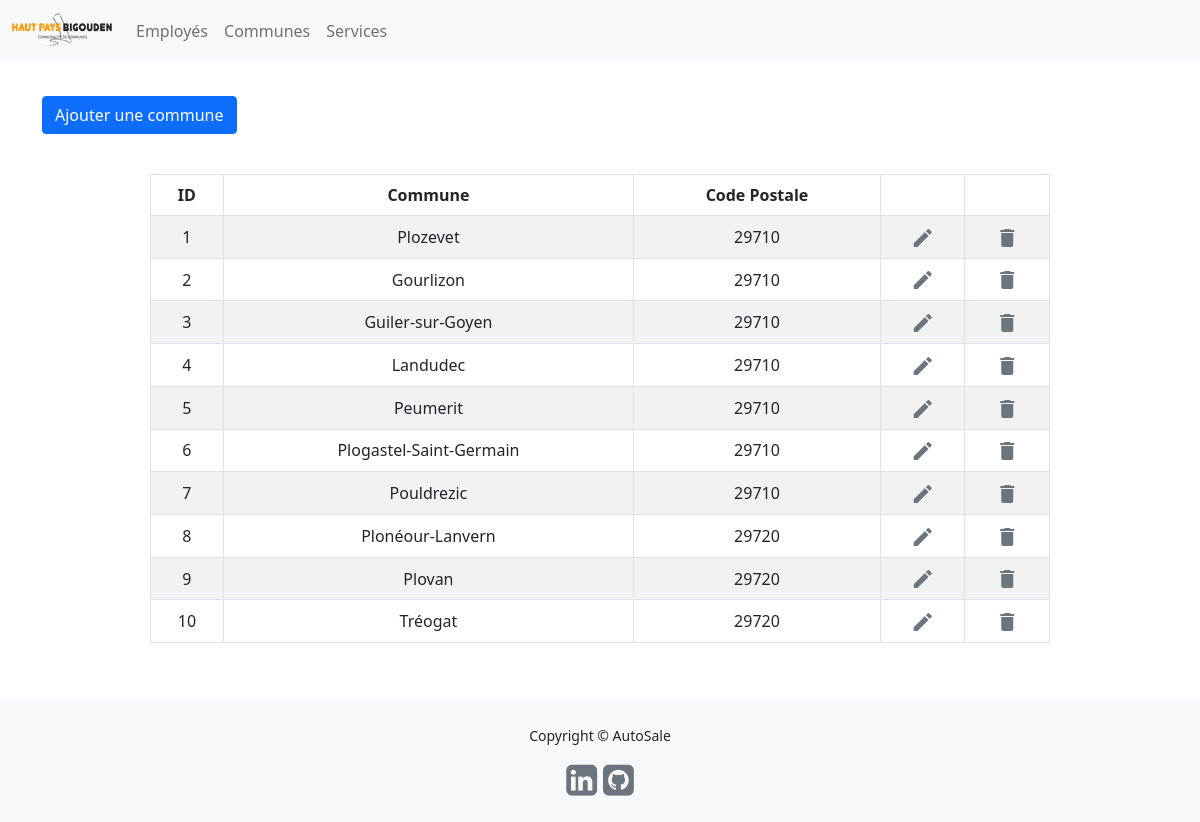
Screenshot of /commune/ with the database file from the repository.
### tables this page shows
CREATE TABLE Commune (communeId INTEGER PRIMARY KEY,nom VARCHAR(50),cdp VARCHAR(50));

### routes/commune.py (the view)
@commune.route('/')
def index():
    communes = lire_communes()
    return render_template("commune.index.html", communes=communes)

### db/src/dataBase.py (called while the page is built)
def r_requete(requete,remplacement=()):
    con = sql.connect(db)
    cur = con.cursor()
    cur.execute(requete,remplacement)
    return cur.fetchall()

### db/src/requests.py (called while the page is built)
def lire_all(table:str):
    return r_requete(f"SELECT * FROM {table}")

def lire_communes(): return lire_all("Commune")

### templates/commune.index.html (shortened to what this page needs)
{% extends "template.html" %}
{% block content %}
<a href="{{ url_for('commune.add') }}" class="btn btn-primary">Ajouter une commune</a>
<table class="table table-striped table-bordered mx-auto" style="max-width: 900px;margin-top: 5vh;">
    <thead>
    <tr>
        <th scope="col" class="text-center">ID</th>
        <th scope="col" class="text-center">Commune</th>
        <th scope="col" class="text-center">Code Postale</th>
        <th scope="col"></th>
        <th scope="col"></th>
    </tr>
    </thead>
    <tbody>
        {%for commune in communes%}
        <tr>
            <td class="text-center align-middle"> {{ commune[0] }} </td>
            <td class="text-center align-middle"> {{ commune[1] }} </td>
            <td class="text-center align-middle"> {{ commune[2] }} </td>
            <td class="text-center">
                <a href="{{ url_for('commune.update', id=commune[0]) }}">
                    <span class="material-icons align-middle text-secondary" >
                    </span>
                </a>
            </td>
            <td class="text-center">
                <a href="{{ url_for('commune.delete', id=commune[0]) }}">
                    <span class="material-icons align-middle text-secondary" >
                    </span>
                </a>
            </td>
        </tr>
        {%endfor%}
    </tbody>
</table>
{% endblock %}

### templates/template.html (shortened to what this page needs)
<!DOCTYPE html>
<html>
    <head>
        <link rel="stylesheet" type="text/css" href="{{ url_for('static',filename='style/main.css') }}">
        <link href="https://cdn.jsdelivr.net/npm/bootstrap@5.0.2/dist/css/bootstrap.min.css" rel="stylesheet">
        <link rel="stylesheet" href="https://cdnjs.cloudflare.com/ajax/libs/font-awesome/4.7.0/css/font-awesome.min.css">
        <link rel="stylesheet" href="https://cdn.jsdelivr.net/npm/bootstrap-select@1.14.0-beta2/dist/css/bootstrap-select.min.css">
    </head>
    <body class="d-flex flex-column min-vh-100">
        <header>
            <nav class="navbar fixed-top navbar-expand-lg navbar-light bg-light">
                <div class="container-fluid">
                    <a class="navbar-brand mb-0 h1" href="/">
                        <img class="img-fluid" src="{{ url_for('static', filename='assets/banniere.png') }}" alt="">
                    </a>
                    <div class="collapse navbar-collapse" id="navbarNavAltMarkup">
                        <div class="navbar-nav">
                            <a class="nav-link" href="{{ url_for('employe.index') }}">Employés</a>
                            <a class="nav-link" href="{{ url_for('commune.index') }}">Communes</a>
                            <a class="nav-link" href="{{ url_for('service.index') }}">Services</a>
                        </div>
                    </div>
                    </div>
            </nav>
        </header>
        <main role="main" class="container" style="margin-top: 56px;padding-top: 5vh;padding-bottom: 5vh;">
            {% block content %}{% endblock %}
        </main>
        <footer id="sticky-footer" class="flex-shrink-0 py-4 bg-light text-dark-50 mt-auto">
            <div class="container text-center">
                <small>Copyright &copy; AutoSale</small>
                <div class="d-flex justify-content-center" style="margin-top: 15px;">
                    <a href="https://www.linkedin.com/in/alex-clorennec-103219204/" style="padding: 0; margin-left: 3px;margin-right: 3px;" target="_blank">
                        <i class="fa fa-linkedin-square align-middle text-secondary" style="font-size:36px"></i>
                    </a>
                    <a href="https://github.com/alspin8" style="padding: 0;margin-left: 3px;margin-right: 3px;" target="_blank">
                        <i class="fa fa-github-square align-middle text-secondary" style="font-size:36px;"></i>
                    </a>
                </div>
            </div>
        </footer>
    </body>
</html>

### rows the page displays
Commune: communeId "1", nom "Plozevet", cdp "29710"
Commune: communeId "2", nom "Gourlizon", cdp "29710"
Commune: communeId "3", nom "Guiler-sur-Goyen", cdp "29710"
Commune: communeId "4", nom "Landudec", cdp "29710"
Commune: communeId "5", nom "Peumerit", cdp "29710"
Commune: communeId "6", nom "Plogastel-Saint-Germain", cdp "29710"
Commune: communeId "7", nom "Pouldrezic", cdp "29710"
Commune: communeId "8", nom "Plonéour-Lanvern", cdp "29720"
Commune: communeId "9", nom "Plovan", cdp "29720"
Commune: communeId "10", nom "Tréogat", cdp "29720"
